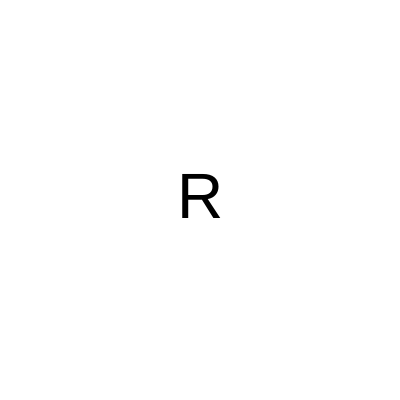
Frame 1 (no input)
Frame 60 (no input): identical to frame 1, image omitted
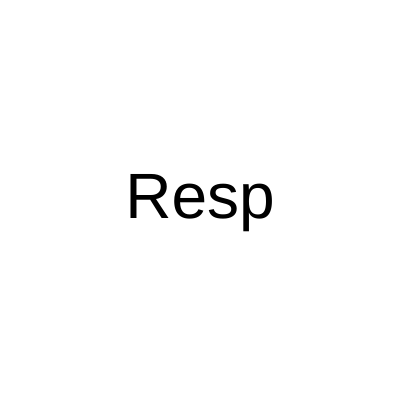
Frame 120 (the mouse pressed at the canvas centre since frame 60)

The p5.js sketch that drew these frames (run headless with seeded random() and noise() and a simulated clock; from frame 60 on, the mouse is pressed at the canvas centre):

// p5.js sketch
// ── sketch.js
function setup() {
    createCanvas(400, 400);
    
    
  }
  
  function draw() {
    background("white");
    
    
    textSize(64);
  fill("black")
    
    textAlign(CENTER,CENTER);
    
    let maximo= width;  //representa largura
    let minimo= 0;
    let palavra ="Respeito";
    let quantidade= map (mouseX,0, width,1,palavra.length);
    let parcial=palavra.substring(0,quantidade);
    text(parcial,200,200);
    
    
   // if (mouseX<50) {
   // let palavra=  "R";  
     // text(palavra,200,200);
      
   // }else{
     // let palavra = "Respeito"
     // text (palavra,200,200);
      
   // }
    
    
  }
